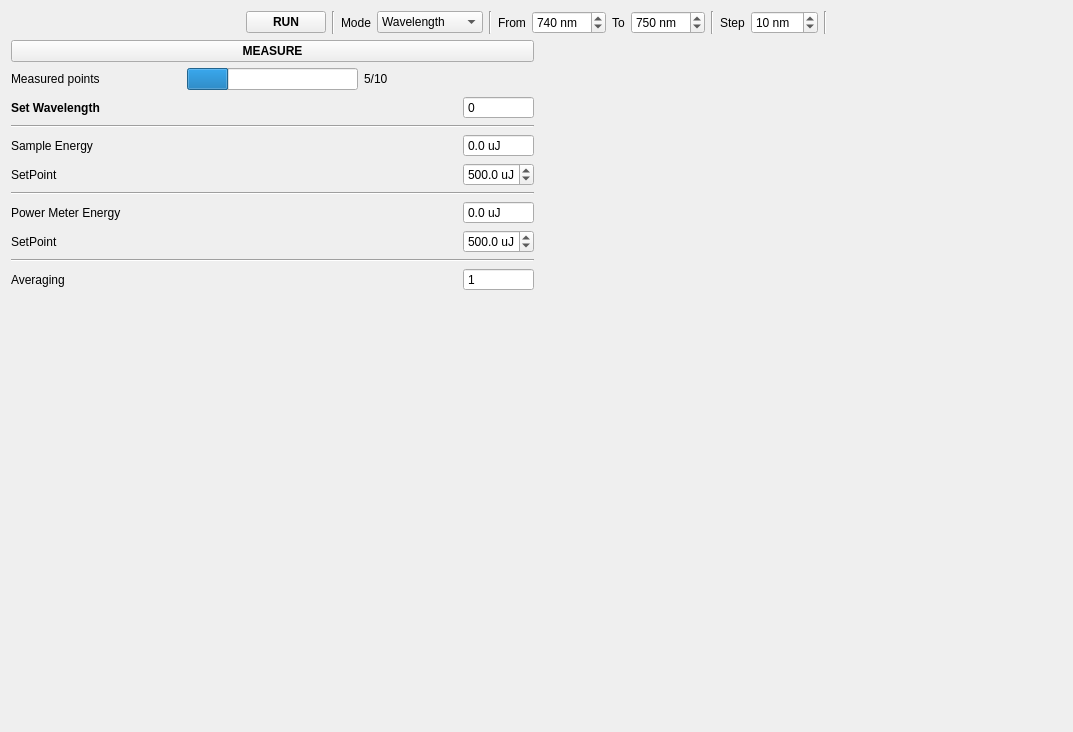
<?xml version="1.0" encoding="UTF-8"?>
<ui version="4.0">
 <class>Form</class>
 <widget class="QWidget" name="Form">
  <property name="geometry">
   <rect>
    <x>0</x>
    <y>0</y>
    <width>1073</width>
    <height>732</height>
   </rect>
  </property>
  <property name="windowTitle">
   <string>Form</string>
  </property>
  <layout class="QVBoxLayout" name="verticalLayout_2">
   <item>
    <layout class="QHBoxLayout" name="horizontalLayout">
     <item>
      <spacer name="horizontalSpacer">
       <property name="orientation">
        <enum>Qt::Horizontal</enum>
       </property>
       <property name="sizeHint" stdset="0">
        <size>
         <width>40</width>
         <height>20</height>
        </size>
       </property>
      </spacer>
     </item>
     <item>
      <widget class="QPushButton" name="btn_run">
       <property name="sizePolicy">
        <sizepolicy hsizetype="Preferred" vsizetype="Fixed">
         <horstretch>0</horstretch>
         <verstretch>0</verstretch>
        </sizepolicy>
       </property>
       <property name="font">
        <font>
         <weight>75</weight>
         <bold>true</bold>
        </font>
       </property>
       <property name="statusTip">
        <string>Start PhotoAcoustic measurement</string>
       </property>
       <property name="text">
        <string>RUN</string>
       </property>
       <property name="icon">
        <iconset resource="qt_resources.qrc">
         <normaloff>:/icons/qt_resources/control.png</normaloff>:/icons/qt_resources/control.png</iconset>
       </property>
       <property name="checkable">
        <bool>true</bool>
       </property>
      </widget>
     </item>
     <item>
      <widget class="Line" name="line_3">
       <property name="orientation">
        <enum>Qt::Vertical</enum>
       </property>
      </widget>
     </item>
     <item>
      <widget class="QLabel" name="lbl_mode">
       <property name="statusTip">
        <string>Choose an independent variable</string>
       </property>
       <property name="text">
        <string>Mode</string>
       </property>
      </widget>
     </item>
     <item>
      <widget class="QComboBox" name="cb_mode">
       <property name="statusTip">
        <string>Choose an independent variable</string>
       </property>
       <item>
        <property name="text">
         <string>Wavelength</string>
        </property>
       </item>
       <item>
        <property name="text">
         <string>Energy</string>
        </property>
       </item>
       <item>
        <property name="text">
         <string>Concentration</string>
        </property>
       </item>
      </widget>
     </item>
     <item>
      <widget class="Line" name="line_2">
       <property name="orientation">
        <enum>Qt::Vertical</enum>
       </property>
      </widget>
     </item>
     <item>
      <widget class="QLabel" name="lbl_from">
       <property name="statusTip">
        <string>Start value of the independent variable</string>
       </property>
       <property name="text">
        <string>From</string>
       </property>
      </widget>
     </item>
     <item>
      <widget class="QuantSpinBox" name="sb_from">
       <property name="statusTip">
        <string>Start value of the independent variable</string>
       </property>
       <property name="suffix">
        <string> nm</string>
       </property>
       <property name="decimals">
        <number>0</number>
       </property>
       <property name="minimum">
        <double>500.000000000000000</double>
       </property>
       <property name="maximum">
        <double>1000.000000000000000</double>
       </property>
       <property name="singleStep">
        <double>10.000000000000000</double>
       </property>
       <property name="value">
        <double>740.000000000000000</double>
       </property>
      </widget>
     </item>
     <item>
      <widget class="QLabel" name="lbl_to">
       <property name="statusTip">
        <string>End value of the independent variable</string>
       </property>
       <property name="text">
        <string>To</string>
       </property>
      </widget>
     </item>
     <item>
      <widget class="QuantSpinBox" name="sb_to">
       <property name="statusTip">
        <string>End value of the independent variable</string>
       </property>
       <property name="suffix">
        <string> nm</string>
       </property>
       <property name="decimals">
        <number>0</number>
       </property>
       <property name="minimum">
        <double>500.000000000000000</double>
       </property>
       <property name="maximum">
        <double>1000.000000000000000</double>
       </property>
       <property name="singleStep">
        <double>10.000000000000000</double>
       </property>
       <property name="value">
        <double>750.000000000000000</double>
       </property>
      </widget>
     </item>
     <item>
      <widget class="Line" name="line">
       <property name="orientation">
        <enum>Qt::Vertical</enum>
       </property>
      </widget>
     </item>
     <item>
      <widget class="QLabel" name="lbl_step">
       <property name="statusTip">
        <string>Step value of the independent variable</string>
       </property>
       <property name="text">
        <string>Step</string>
       </property>
      </widget>
     </item>
     <item>
      <widget class="QuantSpinBox" name="sb_step">
       <property name="statusTip">
        <string>Step value of the independent variable</string>
       </property>
       <property name="suffix">
        <string> nm</string>
       </property>
       <property name="decimals">
        <number>0</number>
       </property>
       <property name="minimum">
        <double>1.000000000000000</double>
       </property>
       <property name="value">
        <double>10.000000000000000</double>
       </property>
      </widget>
     </item>
     <item>
      <widget class="Line" name="line_7">
       <property name="orientation">
        <enum>Qt::Vertical</enum>
       </property>
      </widget>
     </item>
     <item>
      <spacer name="horizontalSpacer_2">
       <property name="orientation">
        <enum>Qt::Horizontal</enum>
       </property>
       <property name="sizeHint" stdset="0">
        <size>
         <width>40</width>
         <height>20</height>
        </size>
       </property>
      </spacer>
     </item>
    </layout>
   </item>
   <item>
    <layout class="QHBoxLayout" name="lo_measure">
     <item>
      <widget class="QWidget" name="w_measure" native="true">
       <property name="sizePolicy">
        <sizepolicy hsizetype="Minimum" vsizetype="Preferred">
         <horstretch>0</horstretch>
         <verstretch>0</verstretch>
        </sizepolicy>
       </property>
       <layout class="QVBoxLayout" name="verticalLayout">
        <property name="leftMargin">
         <number>0</number>
        </property>
        <property name="topMargin">
         <number>0</number>
        </property>
        <property name="rightMargin">
         <number>0</number>
        </property>
        <property name="bottomMargin">
         <number>0</number>
        </property>
        <item>
         <widget class="QPushButton" name="btn_measure">
          <property name="sizePolicy">
           <sizepolicy hsizetype="Preferred" vsizetype="Fixed">
            <horstretch>0</horstretch>
            <verstretch>0</verstretch>
           </sizepolicy>
          </property>
          <property name="font">
           <font>
            <weight>75</weight>
            <bold>true</bold>
           </font>
          </property>
          <property name="statusTip">
           <string>Start PhotoAcoustic measurement</string>
          </property>
          <property name="text">
           <string>MEASURE</string>
          </property>
          <property name="icon">
           <iconset resource="qt_resources.qrc">
            <normaloff>:/icons/qt_resources/control-stop.png</normaloff>:/icons/qt_resources/control-stop.png</iconset>
          </property>
          <property name="checkable">
           <bool>false</bool>
          </property>
         </widget>
        </item>
        <item>
         <layout class="QHBoxLayout" name="horizontalLayout_11">
          <item>
           <widget class="QLabel" name="lbl_measured_p">
            <property name="text">
             <string>Measured points</string>
            </property>
           </widget>
          </item>
          <item>
           <widget class="QProgressBar" name="pb">
            <property name="sizePolicy">
             <sizepolicy hsizetype="Preferred" vsizetype="Fixed">
              <horstretch>0</horstretch>
              <verstretch>0</verstretch>
             </sizepolicy>
            </property>
            <property name="minimumSize">
             <size>
              <width>145</width>
              <height>0</height>
             </size>
            </property>
            <property name="value">
             <number>24</number>
            </property>
            <property name="textVisible">
             <bool>false</bool>
            </property>
           </widget>
          </item>
          <item>
           <widget class="QLabel" name="lbl_pb">
            <property name="lineWidth">
             <number>0</number>
            </property>
            <property name="text">
             <string>5/10</string>
            </property>
            <property name="alignment">
             <set>Qt::AlignLeading|Qt::AlignLeft|Qt::AlignVCenter</set>
            </property>
           </widget>
          </item>
         </layout>
        </item>
        <item>
         <layout class="QHBoxLayout" name="horizontalLayout_12">
          <item>
           <widget class="QLabel" name="lbl_cur_param">
            <property name="font">
             <font>
              <weight>75</weight>
              <bold>true</bold>
             </font>
            </property>
            <property name="text">
             <string>Set Wavelength</string>
            </property>
           </widget>
          </item>
          <item>
           <widget class="QuantSpinBox" name="sb_cur_param">
            <property name="sizePolicy">
             <sizepolicy hsizetype="Minimum" vsizetype="Fixed">
              <horstretch>0</horstretch>
              <verstretch>0</verstretch>
             </sizepolicy>
            </property>
            <property name="minimumSize">
             <size>
              <width>71</width>
              <height>0</height>
             </size>
            </property>
            <property name="maximumSize">
             <size>
              <width>71</width>
              <height>16777215</height>
             </size>
            </property>
            <property name="baseSize">
             <size>
              <width>0</width>
              <height>0</height>
             </size>
            </property>
            <property name="readOnly">
             <bool>true</bool>
            </property>
            <property name="buttonSymbols">
             <enum>QAbstractSpinBox::NoButtons</enum>
            </property>
            <property name="decimals">
             <number>0</number>
            </property>
           </widget>
          </item>
         </layout>
        </item>
        <item>
         <widget class="Line" name="line_8">
          <property name="orientation">
           <enum>Qt::Horizontal</enum>
          </property>
         </widget>
        </item>
        <item>
         <layout class="QHBoxLayout" name="horizontalLayout_4">
          <item>
           <widget class="QLabel" name="lbl_sample_en">
            <property name="text">
             <string>Sample Energy</string>
            </property>
           </widget>
          </item>
          <item>
           <widget class="QuantSpinBox" name="sb_sample_en">
            <property name="sizePolicy">
             <sizepolicy hsizetype="Minimum" vsizetype="Fixed">
              <horstretch>0</horstretch>
              <verstretch>0</verstretch>
             </sizepolicy>
            </property>
            <property name="minimumSize">
             <size>
              <width>71</width>
              <height>0</height>
             </size>
            </property>
            <property name="maximumSize">
             <size>
              <width>71</width>
              <height>16777215</height>
             </size>
            </property>
            <property name="readOnly">
             <bool>true</bool>
            </property>
            <property name="buttonSymbols">
             <enum>QAbstractSpinBox::NoButtons</enum>
            </property>
            <property name="suffix">
             <string> uJ</string>
            </property>
            <property name="decimals">
             <number>1</number>
            </property>
            <property name="minimum">
             <double>0.000000000000000</double>
            </property>
            <property name="maximum">
             <double>2000.000000000000000</double>
            </property>
            <property name="singleStep">
             <double>50.000000000000000</double>
            </property>
            <property name="value">
             <double>0.000000000000000</double>
            </property>
           </widget>
          </item>
         </layout>
        </item>
        <item>
         <layout class="QHBoxLayout" name="horizontalLayout_7">
          <item>
           <widget class="QLabel" name="lbl_sample_sp">
            <property name="text">
             <string>SetPoint</string>
            </property>
           </widget>
          </item>
          <item>
           <widget class="QuantSpinBox" name="sb_sample_sp">
            <property name="sizePolicy">
             <sizepolicy hsizetype="Minimum" vsizetype="Fixed">
              <horstretch>0</horstretch>
              <verstretch>0</verstretch>
             </sizepolicy>
            </property>
            <property name="minimumSize">
             <size>
              <width>71</width>
              <height>0</height>
             </size>
            </property>
            <property name="maximumSize">
             <size>
              <width>71</width>
              <height>16777215</height>
             </size>
            </property>
            <property name="prefix">
             <string/>
            </property>
            <property name="suffix">
             <string> uJ</string>
            </property>
            <property name="decimals">
             <number>1</number>
            </property>
            <property name="minimum">
             <double>0.000000000000000</double>
            </property>
            <property name="maximum">
             <double>5000.000000000000000</double>
            </property>
            <property name="singleStep">
             <double>50.000000000000000</double>
            </property>
            <property name="value">
             <double>500.000000000000000</double>
            </property>
           </widget>
          </item>
         </layout>
        </item>
        <item>
         <widget class="Line" name="line_6">
          <property name="orientation">
           <enum>Qt::Horizontal</enum>
          </property>
         </widget>
        </item>
        <item>
         <layout class="QHBoxLayout" name="horizontalLayout_3">
          <item>
           <widget class="QLabel" name="lbl_pm_en">
            <property name="text">
             <string>Power Meter Energy</string>
            </property>
           </widget>
          </item>
          <item>
           <widget class="QuantSpinBox" name="sb_pm_en">
            <property name="sizePolicy">
             <sizepolicy hsizetype="Minimum" vsizetype="Fixed">
              <horstretch>0</horstretch>
              <verstretch>0</verstretch>
             </sizepolicy>
            </property>
            <property name="minimumSize">
             <size>
              <width>71</width>
              <height>0</height>
             </size>
            </property>
            <property name="maximumSize">
             <size>
              <width>71</width>
              <height>16777215</height>
             </size>
            </property>
            <property name="readOnly">
             <bool>true</bool>
            </property>
            <property name="buttonSymbols">
             <enum>QAbstractSpinBox::NoButtons</enum>
            </property>
            <property name="suffix">
             <string> uJ</string>
            </property>
            <property name="decimals">
             <number>1</number>
            </property>
            <property name="minimum">
             <double>0.000000000000000</double>
            </property>
            <property name="maximum">
             <double>2000.000000000000000</double>
            </property>
            <property name="value">
             <double>0.000000000000000</double>
            </property>
           </widget>
          </item>
         </layout>
        </item>
        <item>
         <layout class="QHBoxLayout" name="horizontalLayout_6">
          <item>
           <widget class="QLabel" name="lbl_pm_sp">
            <property name="text">
             <string>SetPoint</string>
            </property>
           </widget>
          </item>
          <item>
           <widget class="QuantSpinBox" name="sb_pm_sp">
            <property name="sizePolicy">
             <sizepolicy hsizetype="Minimum" vsizetype="Fixed">
              <horstretch>0</horstretch>
              <verstretch>0</verstretch>
             </sizepolicy>
            </property>
            <property name="minimumSize">
             <size>
              <width>71</width>
              <height>0</height>
             </size>
            </property>
            <property name="maximumSize">
             <size>
              <width>71</width>
              <height>16777215</height>
             </size>
            </property>
            <property name="buttonSymbols">
             <enum>QAbstractSpinBox::UpDownArrows</enum>
            </property>
            <property name="suffix">
             <string> uJ</string>
            </property>
            <property name="decimals">
             <number>1</number>
            </property>
            <property name="minimum">
             <double>0.000000000000000</double>
            </property>
            <property name="maximum">
             <double>600.000000000000000</double>
            </property>
            <property name="singleStep">
             <double>1.000000000000000</double>
            </property>
            <property name="value">
             <double>500.000000000000000</double>
            </property>
           </widget>
          </item>
         </layout>
        </item>
        <item>
         <widget class="Line" name="line_5">
          <property name="orientation">
           <enum>Qt::Horizontal</enum>
          </property>
         </widget>
        </item>
        <item>
         <layout class="QHBoxLayout" name="horizontalLayout_5">
          <item>
           <widget class="QLabel" name="lbl_aver">
            <property name="text">
             <string>Averaging</string>
            </property>
           </widget>
          </item>
          <item>
           <widget class="QSpinBox" name="sb_aver">
            <property name="sizePolicy">
             <sizepolicy hsizetype="Minimum" vsizetype="Fixed">
              <horstretch>0</horstretch>
              <verstretch>0</verstretch>
             </sizepolicy>
            </property>
            <property name="minimumSize">
             <size>
              <width>71</width>
              <height>0</height>
             </size>
            </property>
            <property name="maximumSize">
             <size>
              <width>43</width>
              <height>16777215</height>
             </size>
            </property>
            <property name="buttonSymbols">
             <enum>QAbstractSpinBox::NoButtons</enum>
            </property>
            <property name="suffix">
             <string/>
            </property>
            <property name="prefix">
             <string/>
            </property>
            <property name="minimum">
             <number>1</number>
            </property>
            <property name="maximum">
             <number>10</number>
            </property>
            <property name="singleStep">
             <number>1</number>
            </property>
            <property name="value">
             <number>1</number>
            </property>
           </widget>
          </item>
         </layout>
        </item>
        <item>
         <spacer name="verticalSpacer">
          <property name="orientation">
           <enum>Qt::Vertical</enum>
          </property>
          <property name="sizeHint" stdset="0">
           <size>
            <width>17</width>
            <height>22</height>
           </size>
          </property>
         </spacer>
        </item>
       </layout>
      </widget>
     </item>
     <item>
      <widget class="QWidget" name="placeholder_pm_monitor" native="true"/>
     </item>
    </layout>
   </item>
   <item>
    <widget class="MplCanvas" name="plot_measurement" native="true">
     <property name="sizePolicy">
      <sizepolicy hsizetype="Preferred" vsizetype="Expanding">
       <horstretch>0</horstretch>
       <verstretch>0</verstretch>
      </sizepolicy>
     </property>
     <property name="minimumSize">
      <size>
       <width>0</width>
       <height>0</height>
      </size>
     </property>
    </widget>
   </item>
  </layout>
 </widget>
 <customwidgets>
  <customwidget>
   <class>MplCanvas</class>
   <extends>QWidget</extends>
   <header>..widgets</header>
   <container>1</container>
  </customwidget>
  <customwidget>
   <class>QuantSpinBox</class>
   <extends>QDoubleSpinBox</extends>
   <header>..widgets</header>
  </customwidget>
 </customwidgets>
 <resources>
  <include location="qt_resources.qrc"/>
 </resources>
 <connections/>
</ui>
